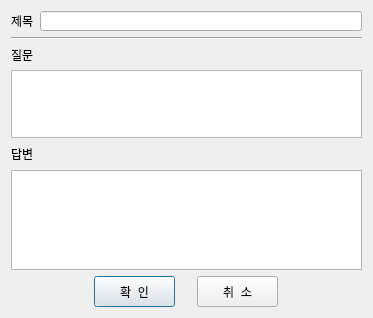
<?xml version="1.0" encoding="UTF-8"?>
<ui version="4.0">
 <class>BoardOfCircleDialog</class>
 <widget class="QDialog" name="BoardOfCircleDialog">
  <property name="geometry">
   <rect>
    <x>0</x>
    <y>0</y>
    <width>371</width>
    <height>318</height>
   </rect>
  </property>
  <property name="windowTitle">
   <string>게시판 답변 등록</string>
  </property>
  <layout class="QGridLayout" name="gridLayout">
   <item row="0" column="0">
    <layout class="QVBoxLayout" name="verticalLayout">
     <item>
      <layout class="QHBoxLayout" name="horizontalLayout">
       <item>
        <widget class="QLabel" name="titleLabel">
         <property name="styleSheet">
          <string notr="true">font: 11pt &quot;나눔바른고딕&quot;;</string>
         </property>
         <property name="text">
          <string>제목</string>
         </property>
        </widget>
       </item>
       <item>
        <widget class="QLineEdit" name="titleLineEdit">
         <property name="minimumSize">
          <size>
           <width>311</width>
           <height>20</height>
          </size>
         </property>
         <property name="styleSheet">
          <string notr="true">font: 10pt &quot;나눔바른고딕&quot;;</string>
         </property>
         <property name="text">
          <string/>
         </property>
         <property name="readOnly">
          <bool>true</bool>
         </property>
        </widget>
       </item>
      </layout>
     </item>
     <item>
      <widget class="Line" name="line">
       <property name="orientation">
        <enum>Qt::Horizontal</enum>
       </property>
      </widget>
     </item>
     <item>
      <layout class="QHBoxLayout" name="horizontalLayout_4">
       <item>
        <widget class="QLabel" name="questionLabel">
         <property name="styleSheet">
          <string notr="true">font: 11pt &quot;나눔바른고딕&quot;;</string>
         </property>
         <property name="text">
          <string>질문</string>
         </property>
        </widget>
       </item>
       <item>
        <spacer name="horizontalSpacer_5">
         <property name="orientation">
          <enum>Qt::Horizontal</enum>
         </property>
         <property name="sizeHint" stdset="0">
          <size>
           <width>305</width>
           <height>17</height>
          </size>
         </property>
        </spacer>
       </item>
      </layout>
     </item>
     <item>
      <widget class="QPlainTextEdit" name="questionPlainTextEdit">
       <property name="minimumSize">
        <size>
         <width>351</width>
         <height>51</height>
        </size>
       </property>
       <property name="maximumSize">
        <size>
         <width>35100</width>
         <height>510</height>
        </size>
       </property>
       <property name="baseSize">
        <size>
         <width>351</width>
         <height>51</height>
        </size>
       </property>
       <property name="styleSheet">
        <string notr="true">font: 10pt &quot;나눔바른고딕&quot;;</string>
       </property>
       <property name="readOnly">
        <bool>true</bool>
       </property>
      </widget>
     </item>
     <item>
      <spacer name="verticalSpacer">
       <property name="orientation">
        <enum>Qt::Vertical</enum>
       </property>
       <property name="sizeType">
        <enum>QSizePolicy::Maximum</enum>
       </property>
       <property name="sizeHint" stdset="0">
        <size>
         <width>20</width>
         <height>5</height>
        </size>
       </property>
      </spacer>
     </item>
     <item>
      <layout class="QHBoxLayout" name="horizontalLayout_2">
       <item>
        <widget class="QLabel" name="answerLabel">
         <property name="styleSheet">
          <string notr="true">font: 11pt &quot;나눔바른고딕&quot;;</string>
         </property>
         <property name="text">
          <string>답변</string>
         </property>
        </widget>
       </item>
       <item>
        <spacer name="horizontalSpacer">
         <property name="orientation">
          <enum>Qt::Horizontal</enum>
         </property>
         <property name="sizeHint" stdset="0">
          <size>
           <width>308</width>
           <height>20</height>
          </size>
         </property>
        </spacer>
       </item>
      </layout>
     </item>
     <item>
      <widget class="QPlainTextEdit" name="answerPlainTextEdit">
       <property name="minimumSize">
        <size>
         <width>351</width>
         <height>100</height>
        </size>
       </property>
       <property name="maximumSize">
        <size>
         <width>35100</width>
         <height>221000</height>
        </size>
       </property>
       <property name="baseSize">
        <size>
         <width>351</width>
         <height>100</height>
        </size>
       </property>
       <property name="styleSheet">
        <string notr="true">font: 10pt &quot;나눔바른고딕&quot;;</string>
       </property>
       <property name="plainText">
        <string/>
       </property>
      </widget>
     </item>
     <item>
      <spacer name="verticalSpacer_2">
       <property name="orientation">
        <enum>Qt::Vertical</enum>
       </property>
       <property name="sizeType">
        <enum>QSizePolicy::Maximum</enum>
       </property>
       <property name="sizeHint" stdset="0">
        <size>
         <width>20</width>
         <height>2</height>
        </size>
       </property>
      </spacer>
     </item>
     <item>
      <layout class="QHBoxLayout" name="horizontalLayout_3">
       <item>
        <spacer name="horizontalSpacer_2">
         <property name="orientation">
          <enum>Qt::Horizontal</enum>
         </property>
         <property name="sizeType">
          <enum>QSizePolicy::Minimum</enum>
         </property>
         <property name="sizeHint" stdset="0">
          <size>
           <width>70</width>
           <height>28</height>
          </size>
         </property>
        </spacer>
       </item>
       <item>
        <widget class="QPushButton" name="okButton">
         <property name="minimumSize">
          <size>
           <width>81</width>
           <height>31</height>
          </size>
         </property>
         <property name="maximumSize">
          <size>
           <width>81</width>
           <height>31</height>
          </size>
         </property>
         <property name="styleSheet">
          <string notr="true">font: 10pt &quot;나눔바른고딕&quot;;</string>
         </property>
         <property name="text">
          <string>확  인</string>
         </property>
        </widget>
       </item>
       <item>
        <spacer name="horizontalSpacer_4">
         <property name="orientation">
          <enum>Qt::Horizontal</enum>
         </property>
         <property name="sizeType">
          <enum>QSizePolicy::Fixed</enum>
         </property>
         <property name="sizeHint" stdset="0">
          <size>
           <width>3</width>
           <height>28</height>
          </size>
         </property>
        </spacer>
       </item>
       <item>
        <widget class="QPushButton" name="cancelButton">
         <property name="minimumSize">
          <size>
           <width>81</width>
           <height>31</height>
          </size>
         </property>
         <property name="maximumSize">
          <size>
           <width>81</width>
           <height>31</height>
          </size>
         </property>
         <property name="styleSheet">
          <string notr="true">font: 10pt &quot;나눔바른고딕&quot;;</string>
         </property>
         <property name="text">
          <string>취  소</string>
         </property>
        </widget>
       </item>
       <item>
        <spacer name="horizontalSpacer_3">
         <property name="orientation">
          <enum>Qt::Horizontal</enum>
         </property>
         <property name="sizeType">
          <enum>QSizePolicy::Minimum</enum>
         </property>
         <property name="sizeHint" stdset="0">
          <size>
           <width>70</width>
           <height>28</height>
          </size>
         </property>
        </spacer>
       </item>
      </layout>
     </item>
    </layout>
   </item>
  </layout>
 </widget>
 <resources/>
 <connections/>
</ui>
